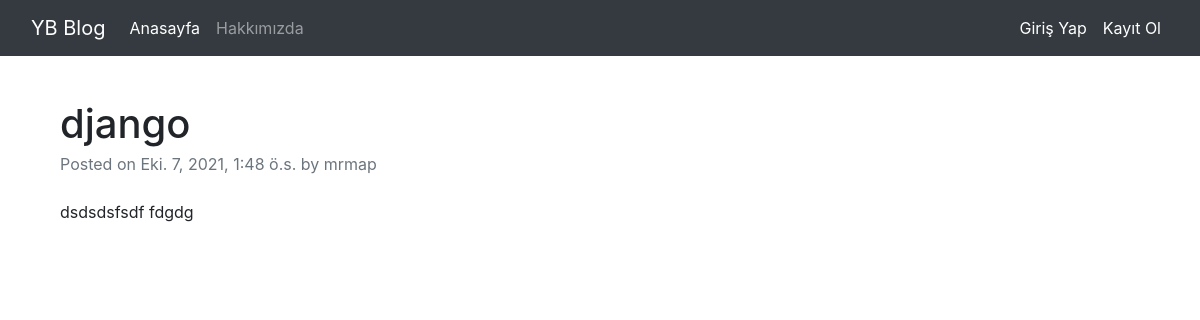
The app's page /article/article/6 with its own data.
### article/models.py (models this page shows, shortened)
class Article(models.Model):
    author = models.ForeignKey("auth.User",on_delete = models.CASCADE,verbose_name="Yazar")
    title = models.CharField(max_length=50,verbose_name="Başlık")
    content = models.TextField(verbose_name="içerik")
    created_date = models.DateTimeField(auto_now_add=True,verbose_name="oluşturma tarihi")

### article/views.py (the view)
# urls.py: path('article/<int:id>', views.detail,name="detail"),
def detail(request,id):
    article = get_object_or_404(Article,id = id)
    return render(request,"detail.html",{"article":article})

### templates/detail.html
{% extends "layout.html" %}
{% block body %}
<div class="container mt-5">
    <div class="row">
        <div class="col-lg-8">
            <article>
                <header class="mb-4">
                    <h1 class="fw-bolder mb-1">{{article.title}}</h1>
                    <div class="text-muted fst-italic mb-2">Posted on {{article.created_date}} by {{article.author.username}}</div>
                    </header>
                <section class="mb-5">
                    <p class="fs-5 mb-4">{{article.content}}</p>
                </section>
            </article>
        </div>
    </div>
</div>
{% endblock body %}

### records on screen
Article: title "django", created_date "Eki. 7, 2021, 1:48 ö.s.", author.username "mrmap", content "dsdsdsfsdf fdgdg"
